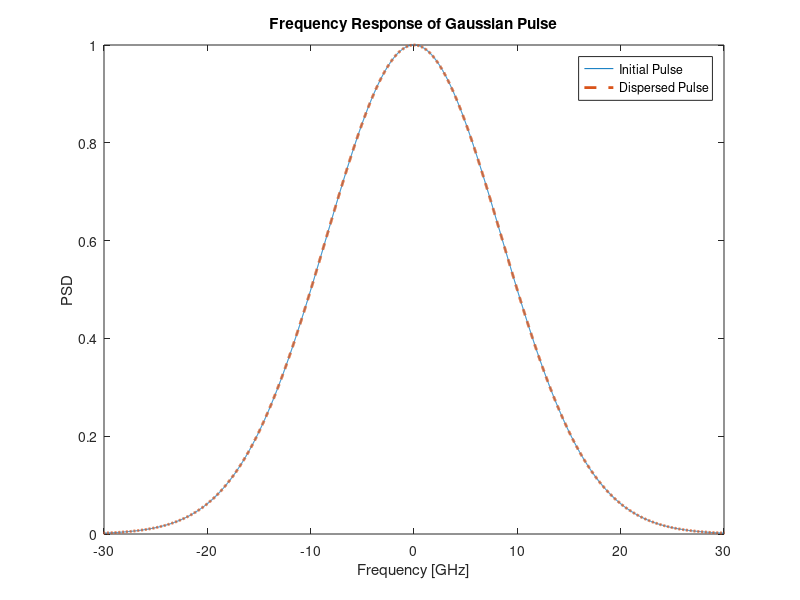
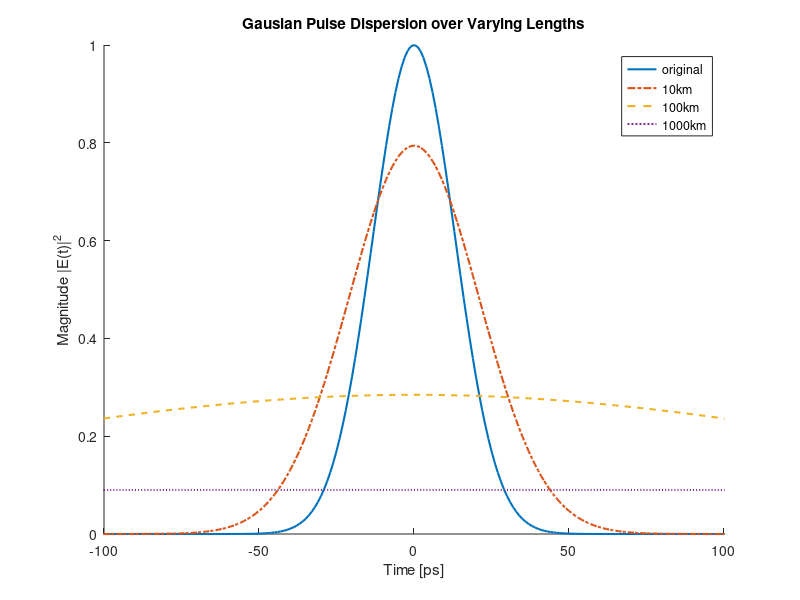

Write MATLAB code to recreate these figures, in order.
close all; clearvars; clc;

%Gaussian pulse centered at t=0 with 100ps FWHM
baud = 32e9;
tau_fwhm = 1/baud;
tau = tau_fwhm/sqrt(2*log(2));
Eo = 1;

tb = 300e-10;
Fs = 1e12; 
t = -tb:1/Fs:tb;
L = length(t);
n = 2^nextpow2(L);

E = Eo .* exp(-t.^2./tau^2);
I = abs(E).^2;
dbI = 10*log10(I);

% subplot(2, 2, 1);
t1 = t/1e-12;
% plot(t1, I);
% xlim([-100, 100]);
% xlabel("Time [ps]");
% ylabel("Magnitude |E(t)|^2");
% title("Gaussian Pulse")
% 
% subplot(2, 2, 2);
% plot(t1, dbI);
% semilogy(t1, I);
% ylim([1e-3, 1]);
% xlabel("Time [ps]");
% ylabel("Magnitude |E(t)|^2");
% title("Semi-log Time Plot of Gaussian Pulse");

Y = fftshift(fft(I, n));
lambda = 1550; %nm
D = 17; %ps/nm-km
c = 3e8;
unit_factor = 1e-21;
beta2 = D*lambda^2/(2*pi*c)*unit_factor;

f = (-n/2:n/2-1)*Fs/n;
z = [10, 100, 1000];
for i = 1:3
    prop(i, :) = exp(j*beta2*z(i)*(2*pi*f).^2/2);
end

f1 = f/1e9;
psd_g = abs(Y/n).^2;
norm_coef = (psd_g(find(f==0)));
psd_norm = psd_g./norm_coef;

for i = 1:3
    disperse(i, :) = prop(i, :).*Y;
    psd_disp(i, :) = abs(disperse(i, :)/n).^2;
%     norm_coef = (psd_disp(i,find(f==0)));
%     norm_coef = 1;
    psd_d_norm(i, :) = psd_disp(i, :)./norm_coef;
end

figure();
plot(f1, psd_norm, f1, psd_d_norm(1, :), '--','linewidth', 2);
xlim([-30, 30]);
title("Frequency Response of Gaussian Pulse")
xlabel("Frequency [GHz]");
ylabel("PSD");
legend("Initial Pulse", "Dispersed Pulse")
% print -depsc freqDisperse


% To = tau_fwhm/(2*sqrt(log(2)));
% ff = exp(-(2*pi*f).^2*To^2/2);
% plot(f1, psd_g);
% xlim([-30, 30]);
% title("Frequency Response of Gaussian Pulse");
% xlabel("Frequency [GHz]");
% ylabel("PSD");
% legend("psd_g", "psd_norm", "ideal");

% figure();
% f1 = f/1e9;
% plot(f1, angle(Y), f1, angle(disperse))
% xlim([-30, 30]);

figure();
xx = ifft(fft(E.^2, n));

for i=1:3
    yy(i, :) = ifft(disperse(i, :), n);
end

t = t/1e-12;
% subplot(1, 2, 1);
% plot(t, I, t, abs(xx(1:L)), '--')
% xlim([-100, 100]);
% legend("before", "after fft and ifft")
% subplot(1, 2, 2);
% plot(t, abs(xx(1:L)), t, I, t, abs(yy(1:L)));
hold on;
plot(t, abs(xx(1:L)), 'linewidth', 1.5);
lineVec = {'-.', '--', ':'};
for i=1:3
    plot(t, abs(yy(i, 1:L)), 'LineStyle', lineVec{i}, 'linewidth', 1.5);
end
xlim([-100, 100]);
legend("original", "10km", "100km", "1000km");
title("Gausian Pulse Dispersion over Varying Lengths");
xlabel("Time [ps]");
ylabel("Magnitude |E(t)|^2");
% print -depsc timeDisperse
